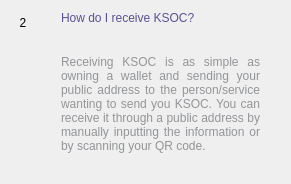
                  <widget class="QWidget" name="widgetFaq2" native="true">
                   <layout class="QHBoxLayout" name="horizontalPage2" stretch="0,1">
                    <item alignment="Qt::AlignTop">
                     <widget class="QLabel" name="labelNumber2">
                      <property name="minimumSize">
                       <size>
                        <width>24</width>
                        <height>24</height>
                       </size>
                      </property>
                      <property name="maximumSize">
                       <size>
                        <width>16777215</width>
                        <height>24</height>
                       </size>
                      </property>
                      <property name="text">
                       <string>2</string>
                      </property>
                      <property name="alignment">
                       <set>Qt::AlignCenter</set>
                      </property>
                     </widget>
                    </item>
                    <item>
                     <layout class="QVBoxLayout" name="verticalLayoutPage2">
                      <property name="spacing">
                       <number>0</number>
                      </property>
                      <property name="leftMargin">
                       <number>20</number>
                      </property>
                      <property name="rightMargin">
                       <number>20</number>
                      </property>
                      <item>
                       <widget class="QLabel" name="labelSubtitle2">
                        <property name="styleSheet">
                         <string notr="true">color: rgb(91, 80, 148);</string>
                        </property>
                        <property name="text">
                         <string>How do I receive KSOC?</string>
                        </property>
                        <property name="wordWrap">
                         <bool>true</bool>
                        </property>
                       </widget>
                      </item>
                      <item>
                       <spacer name="verticalSpacer_20">
                        <property name="orientation">
                         <enum>Qt::Vertical</enum>
                        </property>
                        <property name="sizeType">
                         <enum>QSizePolicy::Fixed</enum>
                        </property>
                        <property name="sizeHint" stdset="0">
                         <size>
                          <width>20</width>
                          <height>30</height>
                         </size>
                        </property>
                       </spacer>
                      </item>
                      <item>
                       <widget class="QLabel" name="labelContent2">
                        <property name="styleSheet">
                         <string notr="true">color: rgb(147, 149, 152);</string>
                        </property>
                        <property name="text">
                         <string>
                           &lt;html&gt;&lt;head/&gt;&lt;body&gt;&lt;p align=&quot;justify&quot;&gt;
                           Receiving KSOC is as simple as owning a wallet and sending your public address
                           to the person/service wanting to send you KSOC. You can receive it through a 
                           public address by manually inputting the information or by scanning your QR code.
                           &lt;/p&gt;&lt;/body&gt;&lt;/html&gt;
                         </string>
                        </property>
                        <property name="alignment">
                         <set>Qt::AlignLeading|Qt::AlignLeft|Qt::AlignTop</set>
                        </property>
                        <property name="wordWrap">
                         <bool>true</bool>
                        </property>
                       </widget>
                      </item>
                      <item>
                       <spacer name="verticalSpacer_21">
                        <property name="orientation">
                         <enum>Qt::Vertical</enum>
                        </property>
                        <property name="sizeHint" stdset="0">
                         <size>
                          <width>20</width>
                          <height>20</height>
                         </size>
                        </property>
                       </spacer>
                      </item>
                     </layout>
                    </item>
                   </layout>
                  </widget>
